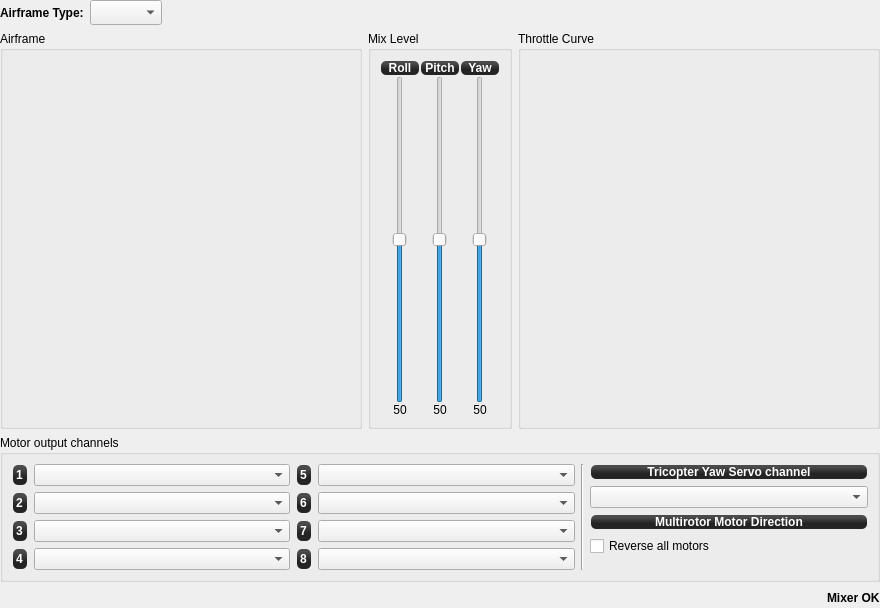
<?xml version="1.0" encoding="UTF-8"?>
<ui version="4.0">
 <class>MultiRotorConfigWidget</class>
 <widget class="QWidget" name="MultiRotorConfigWidget">
  <property name="geometry">
   <rect>
    <x>0</x>
    <y>0</y>
    <width>880</width>
    <height>608</height>
   </rect>
  </property>
  <property name="windowTitle">
   <string>Form</string>
  </property>
  <layout class="QGridLayout" name="gridLayout">
   <property name="leftMargin">
    <number>0</number>
   </property>
   <property name="topMargin">
    <number>0</number>
   </property>
   <property name="rightMargin">
    <number>0</number>
   </property>
   <property name="bottomMargin">
    <number>0</number>
   </property>
   <item row="2" column="0">
    <widget class="QGroupBox" name="groupBox_10">
     <property name="minimumSize">
      <size>
       <width>10</width>
       <height>10</height>
      </size>
     </property>
     <property name="maximumSize">
      <size>
       <width>16777215</width>
       <height>16777215</height>
      </size>
     </property>
     <property name="title">
      <string>Airframe</string>
     </property>
     <layout class="QVBoxLayout" name="verticalLayout_8" stretch="1">
      <property name="leftMargin">
       <number>9</number>
      </property>
      <property name="topMargin">
       <number>9</number>
      </property>
      <property name="rightMargin">
       <number>9</number>
      </property>
      <property name="bottomMargin">
       <number>9</number>
      </property>
      <item>
       <widget class="QGraphicsView" name="quadShape">
        <property name="sizePolicy">
         <sizepolicy hsizetype="MinimumExpanding" vsizetype="MinimumExpanding">
          <horstretch>0</horstretch>
          <verstretch>0</verstretch>
         </sizepolicy>
        </property>
        <property name="minimumSize">
         <size>
          <width>10</width>
          <height>10</height>
         </size>
        </property>
        <property name="styleSheet">
         <string notr="true">background:transparent</string>
        </property>
        <property name="frameShape">
         <enum>QFrame::NoFrame</enum>
        </property>
        <property name="frameShadow">
         <enum>QFrame::Plain</enum>
        </property>
       </widget>
      </item>
     </layout>
    </widget>
   </item>
   <item row="2" column="2">
    <widget class="QGroupBox" name="groupBox_6">
     <property name="sizePolicy">
      <sizepolicy hsizetype="Minimum" vsizetype="Preferred">
       <horstretch>0</horstretch>
       <verstretch>0</verstretch>
      </sizepolicy>
     </property>
     <property name="minimumSize">
      <size>
       <width>10</width>
       <height>10</height>
      </size>
     </property>
     <property name="maximumSize">
      <size>
       <width>16777215</width>
       <height>16777215</height>
      </size>
     </property>
     <property name="title">
      <string>Throttle Curve</string>
     </property>
     <layout class="QVBoxLayout" name="verticalLayout_9">
      <property name="leftMargin">
       <number>9</number>
      </property>
      <property name="topMargin">
       <number>9</number>
      </property>
      <property name="rightMargin">
       <number>9</number>
      </property>
      <property name="bottomMargin">
       <number>9</number>
      </property>
      <item>
       <widget class="MixerCurve" name="multiThrottleCurve" native="true">
        <property name="sizePolicy">
         <sizepolicy hsizetype="MinimumExpanding" vsizetype="MinimumExpanding">
          <horstretch>0</horstretch>
          <verstretch>0</verstretch>
         </sizepolicy>
        </property>
        <property name="minimumSize">
         <size>
          <width>10</width>
          <height>10</height>
         </size>
        </property>
        <property name="sizeIncrement">
         <size>
          <width>10</width>
          <height>10</height>
         </size>
        </property>
        <property name="baseSize">
         <size>
          <width>50</width>
          <height>50</height>
         </size>
        </property>
       </widget>
      </item>
     </layout>
    </widget>
   </item>
   <item row="2" column="1">
    <widget class="QGroupBox" name="mixLevelGroupBox">
     <property name="maximumSize">
      <size>
       <width>16777215</width>
       <height>16777215</height>
      </size>
     </property>
     <property name="title">
      <string>Mix Level</string>
     </property>
     <layout class="QGridLayout" name="gridLayout_2">
      <property name="leftMargin">
       <number>9</number>
      </property>
      <property name="topMargin">
       <number>9</number>
      </property>
      <property name="rightMargin">
       <number>9</number>
      </property>
      <property name="bottomMargin">
       <number>9</number>
      </property>
      <property name="horizontalSpacing">
       <number>0</number>
      </property>
      <item row="0" column="0">
       <layout class="QVBoxLayout" name="verticalLayout">
        <item>
         <widget class="QLabel" name="label_42">
          <property name="sizePolicy">
           <sizepolicy hsizetype="Minimum" vsizetype="Preferred">
            <horstretch>0</horstretch>
            <verstretch>0</verstretch>
           </sizepolicy>
          </property>
          <property name="minimumSize">
           <size>
            <width>40</width>
            <height>0</height>
           </size>
          </property>
          <property name="maximumSize">
           <size>
            <width>16777215</width>
            <height>16777215</height>
           </size>
          </property>
          <property name="styleSheet">
           <string notr="true">background-color: qlineargradient(spread:reflect, x1:0.507, y1:0, x2:0.507, y2:0.772, stop:0.208955 rgba(74, 74, 74, 255), stop:0.78607 rgba(36, 36, 36, 255));
color: rgb(255, 255, 255);
border-radius: 5;
font: bold 12px;
margin:1px;</string>
          </property>
          <property name="text">
           <string>Roll</string>
          </property>
          <property name="alignment">
           <set>Qt::AlignCenter</set>
          </property>
         </widget>
        </item>
        <item>
         <widget class="QSlider" name="mrRollMixLevel">
          <property name="minimumSize">
           <size>
            <width>40</width>
            <height>0</height>
           </size>
          </property>
          <property name="toolTip">
           <string>Weight of Roll mixing in percent.
Typical values are 100% for + configuration and 50% for X configuration on quads</string>
          </property>
          <property name="maximum">
           <number>100</number>
          </property>
          <property name="value">
           <number>50</number>
          </property>
          <property name="orientation">
           <enum>Qt::Vertical</enum>
          </property>
         </widget>
        </item>
        <item>
         <widget class="QLabel" name="mrRollMixValue">
          <property name="minimumSize">
           <size>
            <width>40</width>
            <height>0</height>
           </size>
          </property>
          <property name="text">
           <string>50</string>
          </property>
          <property name="alignment">
           <set>Qt::AlignCenter</set>
          </property>
         </widget>
        </item>
       </layout>
      </item>
      <item row="0" column="1">
       <layout class="QVBoxLayout" name="verticalLayout_2">
        <item>
         <widget class="QLabel" name="label_40">
          <property name="minimumSize">
           <size>
            <width>40</width>
            <height>0</height>
           </size>
          </property>
          <property name="styleSheet">
           <string notr="true">background-color: qlineargradient(spread:reflect, x1:0.507, y1:0, x2:0.507, y2:0.772, stop:0.208955 rgba(74, 74, 74, 255), stop:0.78607 rgba(36, 36, 36, 255));
color: rgb(255, 255, 255);
border-radius: 5;
font: bold 12px;
margin:1px;</string>
          </property>
          <property name="text">
           <string>Pitch</string>
          </property>
          <property name="alignment">
           <set>Qt::AlignCenter</set>
          </property>
         </widget>
        </item>
        <item>
         <widget class="QSlider" name="mrPitchMixLevel">
          <property name="minimumSize">
           <size>
            <width>40</width>
            <height>0</height>
           </size>
          </property>
          <property name="toolTip">
           <string>Weight of Pitch mixing in percent.
Typical values are 100% for + configuration and 50% for X configuration on quads.</string>
          </property>
          <property name="maximum">
           <number>100</number>
          </property>
          <property name="value">
           <number>50</number>
          </property>
          <property name="orientation">
           <enum>Qt::Vertical</enum>
          </property>
         </widget>
        </item>
        <item>
         <widget class="QLabel" name="mrPitchMixValue">
          <property name="minimumSize">
           <size>
            <width>40</width>
            <height>0</height>
           </size>
          </property>
          <property name="text">
           <string>50</string>
          </property>
          <property name="alignment">
           <set>Qt::AlignCenter</set>
          </property>
         </widget>
        </item>
       </layout>
      </item>
      <item row="0" column="2">
       <layout class="QVBoxLayout" name="verticalLayout_3">
        <item>
         <widget class="QLabel" name="label_6">
          <property name="minimumSize">
           <size>
            <width>40</width>
            <height>0</height>
           </size>
          </property>
          <property name="autoFillBackground">
           <bool>false</bool>
          </property>
          <property name="styleSheet">
           <string notr="true">background-color: qlineargradient(spread:reflect, x1:0.507, y1:0, x2:0.507, y2:0.772, stop:0.208955 rgba(74, 74, 74, 255), stop:0.78607 rgba(36, 36, 36, 255));
color: rgb(255, 255, 255);
border-radius: 5;
font: bold 12px;
margin:1px;</string>
          </property>
          <property name="text">
           <string>Yaw</string>
          </property>
          <property name="alignment">
           <set>Qt::AlignCenter</set>
          </property>
         </widget>
        </item>
        <item>
         <widget class="QSlider" name="mrYawMixLevel">
          <property name="minimumSize">
           <size>
            <width>40</width>
            <height>0</height>
           </size>
          </property>
          <property name="toolTip">
           <string>Weight of Yaw mixing in percent.
Typical value is 50% for + or X configuration on quads.</string>
          </property>
          <property name="minimum">
           <number>0</number>
          </property>
          <property name="maximum">
           <number>100</number>
          </property>
          <property name="value">
           <number>50</number>
          </property>
          <property name="orientation">
           <enum>Qt::Vertical</enum>
          </property>
         </widget>
        </item>
        <item>
         <widget class="QLabel" name="mrYawMixValue">
          <property name="minimumSize">
           <size>
            <width>40</width>
            <height>0</height>
           </size>
          </property>
          <property name="text">
           <string>50</string>
          </property>
          <property name="alignment">
           <set>Qt::AlignCenter</set>
          </property>
         </widget>
        </item>
       </layout>
      </item>
     </layout>
    </widget>
   </item>
   <item row="0" column="0" colspan="3">
    <layout class="QHBoxLayout" name="horizontalLayout_7">
     <property name="sizeConstraint">
      <enum>QLayout::SetFixedSize</enum>
     </property>
     <item>
      <widget class="QLabel" name="label">
       <property name="font">
        <font>
         <weight>75</weight>
         <bold>true</bold>
        </font>
       </property>
       <property name="text">
        <string>Airframe Type:</string>
       </property>
      </widget>
     </item>
     <item>
      <widget class="QComboBox" name="multirotorFrameType">
       <property name="sizePolicy">
        <sizepolicy hsizetype="Fixed" vsizetype="Minimum">
         <horstretch>0</horstretch>
         <verstretch>0</verstretch>
        </sizepolicy>
       </property>
       <property name="minimumSize">
        <size>
         <width>25</width>
         <height>25</height>
        </size>
       </property>
       <property name="maximumSize">
        <size>
         <width>16777215</width>
         <height>25</height>
        </size>
       </property>
       <property name="toolTip">
        <string>Select the Multirotor frame type</string>
       </property>
      </widget>
     </item>
     <item>
      <spacer name="horizontalSpacer_5">
       <property name="orientation">
        <enum>Qt::Horizontal</enum>
       </property>
       <property name="sizeHint" stdset="0">
        <size>
         <width>10</width>
         <height>13</height>
        </size>
       </property>
      </spacer>
     </item>
    </layout>
   </item>
   <item row="4" column="0" colspan="3">
    <layout class="QHBoxLayout" name="horizontalLayout_6">
     <item>
      <spacer name="horizontalSpacer_6">
       <property name="orientation">
        <enum>Qt::Horizontal</enum>
       </property>
       <property name="sizeHint" stdset="0">
        <size>
         <width>10</width>
         <height>20</height>
        </size>
       </property>
      </spacer>
     </item>
     <item>
      <widget class="QLabel" name="mrStatusLabel">
       <property name="sizePolicy">
        <sizepolicy hsizetype="Preferred" vsizetype="Preferred">
         <horstretch>0</horstretch>
         <verstretch>0</verstretch>
        </sizepolicy>
       </property>
       <property name="font">
        <font>
         <weight>75</weight>
         <bold>true</bold>
        </font>
       </property>
       <property name="text">
        <string>Mixer OK</string>
       </property>
       <property name="alignment">
        <set>Qt::AlignLeading|Qt::AlignLeft|Qt::AlignVCenter</set>
       </property>
      </widget>
     </item>
    </layout>
   </item>
   <item row="3" column="0" colspan="3">
    <widget class="QGroupBox" name="groupBox_2">
     <property name="sizePolicy">
      <sizepolicy hsizetype="Preferred" vsizetype="Preferred">
       <horstretch>0</horstretch>
       <verstretch>0</verstretch>
      </sizepolicy>
     </property>
     <property name="minimumSize">
      <size>
       <width>0</width>
       <height>140</height>
      </size>
     </property>
     <property name="title">
      <string>Motor output channels</string>
     </property>
     <layout class="QGridLayout" name="gridLayout_7" columnstretch="1,1,0,0,1">
      <property name="leftMargin">
       <number>9</number>
      </property>
      <property name="topMargin">
       <number>9</number>
      </property>
      <property name="rightMargin">
       <number>9</number>
      </property>
      <property name="bottomMargin">
       <number>9</number>
      </property>
      <item row="0" column="0" rowspan="5">
       <layout class="QFormLayout" name="formLayout_3">
        <property name="sizeConstraint">
         <enum>QLayout::SetMaximumSize</enum>
        </property>
        <property name="fieldGrowthPolicy">
         <enum>QFormLayout::AllNonFixedFieldsGrow</enum>
        </property>
        <property name="verticalSpacing">
         <number>6</number>
        </property>
        <item row="0" column="0">
         <widget class="QLabel" name="MotorOutputLabel1_2">
          <property name="styleSheet">
           <string notr="true">background-color: qlineargradient(spread:reflect, x1:0.507, y1:0, x2:0.507, y2:0.772, stop:0.208955 rgba(74, 74, 74, 255), stop:0.78607 rgba(36, 36, 36, 255));
color: rgb(255, 255, 255);
border-radius: 5;
font: bold 12px;
margin:1px;</string>
          </property>
          <property name="text">
           <string>1</string>
          </property>
         </widget>
        </item>
        <item row="0" column="1">
         <widget class="QComboBox" name="multiMotorChannelBox1">
          <property name="toolTip">
           <string>Assign your motor output channels using the drawing above as a reference. Respect propeller rotation.</string>
          </property>
         </widget>
        </item>
        <item row="1" column="0">
         <widget class="QLabel" name="label_13">
          <property name="styleSheet">
           <string notr="true">background-color: qlineargradient(spread:reflect, x1:0.507, y1:0, x2:0.507, y2:0.772, stop:0.208955 rgba(74, 74, 74, 255), stop:0.78607 rgba(36, 36, 36, 255));
color: rgb(255, 255, 255);
border-radius: 5;
font: bold 12px;
margin:1px;</string>
          </property>
          <property name="text">
           <string>2</string>
          </property>
         </widget>
        </item>
        <item row="1" column="1">
         <widget class="QComboBox" name="multiMotorChannelBox2">
          <property name="toolTip">
           <string>Assign your motor output channels using the drawing above as a reference. Respect propeller rotation.</string>
          </property>
         </widget>
        </item>
        <item row="2" column="0">
         <widget class="QLabel" name="label_14">
          <property name="styleSheet">
           <string notr="true">background-color: qlineargradient(spread:reflect, x1:0.507, y1:0, x2:0.507, y2:0.772, stop:0.208955 rgba(74, 74, 74, 255), stop:0.78607 rgba(36, 36, 36, 255));
color: rgb(255, 255, 255);
border-radius: 5;
font: bold 12px;
margin:1px;</string>
          </property>
          <property name="text">
           <string>3</string>
          </property>
         </widget>
        </item>
        <item row="2" column="1">
         <widget class="QComboBox" name="multiMotorChannelBox3">
          <property name="toolTip">
           <string>Assign your motor output channels using the drawing above as a reference. Respect propeller rotation.</string>
          </property>
         </widget>
        </item>
        <item row="3" column="0">
         <widget class="QLabel" name="label_15">
          <property name="styleSheet">
           <string notr="true">background-color: qlineargradient(spread:reflect, x1:0.507, y1:0, x2:0.507, y2:0.772, stop:0.208955 rgba(74, 74, 74, 255), stop:0.78607 rgba(36, 36, 36, 255));
color: rgb(255, 255, 255);
border-radius: 5;
font: bold 12px;
margin:1px;</string>
          </property>
          <property name="text">
           <string>4</string>
          </property>
         </widget>
        </item>
        <item row="3" column="1">
         <widget class="QComboBox" name="multiMotorChannelBox4">
          <property name="toolTip">
           <string>Assign your motor output channels using the drawing above as a reference. Respect propeller rotation.</string>
          </property>
         </widget>
        </item>
       </layout>
      </item>
      <item row="0" column="1" rowspan="5">
       <layout class="QFormLayout" name="formLayout_5">
        <property name="sizeConstraint">
         <enum>QLayout::SetMaximumSize</enum>
        </property>
        <property name="fieldGrowthPolicy">
         <enum>QFormLayout::AllNonFixedFieldsGrow</enum>
        </property>
        <property name="verticalSpacing">
         <number>6</number>
        </property>
        <item row="0" column="0">
         <widget class="QLabel" name="label_18">
          <property name="styleSheet">
           <string notr="true">background-color: qlineargradient(spread:reflect, x1:0.507, y1:0, x2:0.507, y2:0.772, stop:0.208955 rgba(74, 74, 74, 255), stop:0.78607 rgba(36, 36, 36, 255));
color: rgb(255, 255, 255);
border-radius: 5;
font: bold 12px;
margin:1px;</string>
          </property>
          <property name="text">
           <string>5</string>
          </property>
         </widget>
        </item>
        <item row="0" column="1">
         <widget class="QComboBox" name="multiMotorChannelBox5">
          <property name="enabled">
           <bool>true</bool>
          </property>
          <property name="sizePolicy">
           <sizepolicy hsizetype="Preferred" vsizetype="Fixed">
            <horstretch>0</horstretch>
            <verstretch>0</verstretch>
           </sizepolicy>
          </property>
          <property name="toolTip">
           <string>Assign your motor output channels using the drawing above as a reference. Respect propeller rotation.</string>
          </property>
         </widget>
        </item>
        <item row="1" column="0">
         <widget class="QLabel" name="label_19">
          <property name="styleSheet">
           <string notr="true">background-color: qlineargradient(spread:reflect, x1:0.507, y1:0, x2:0.507, y2:0.772, stop:0.208955 rgba(74, 74, 74, 255), stop:0.78607 rgba(36, 36, 36, 255));
color: rgb(255, 255, 255);
border-radius: 5;
font: bold 12px;
margin:1px;</string>
          </property>
          <property name="text">
           <string>6</string>
          </property>
         </widget>
        </item>
        <item row="1" column="1">
         <widget class="QComboBox" name="multiMotorChannelBox6">
          <property name="enabled">
           <bool>true</bool>
          </property>
          <property name="toolTip">
           <string>Assign your motor output channels using the drawing above as a reference. Respect propeller rotation.</string>
          </property>
         </widget>
        </item>
        <item row="2" column="0">
         <widget class="QLabel" name="label_20">
          <property name="styleSheet">
           <string notr="true">background-color: qlineargradient(spread:reflect, x1:0.507, y1:0, x2:0.507, y2:0.772, stop:0.208955 rgba(74, 74, 74, 255), stop:0.78607 rgba(36, 36, 36, 255));
color: rgb(255, 255, 255);
border-radius: 5;
font: bold 12px;
margin:1px;</string>
          </property>
          <property name="text">
           <string>7</string>
          </property>
         </widget>
        </item>
        <item row="2" column="1">
         <widget class="QComboBox" name="multiMotorChannelBox7">
          <property name="enabled">
           <bool>true</bool>
          </property>
          <property name="toolTip">
           <string>Assign your motor output channels using the drawing above as a reference. Respect propeller rotation.</string>
          </property>
         </widget>
        </item>
        <item row="3" column="0">
         <widget class="QLabel" name="label_21">
          <property name="styleSheet">
           <string notr="true">background-color: qlineargradient(spread:reflect, x1:0.507, y1:0, x2:0.507, y2:0.772, stop:0.208955 rgba(74, 74, 74, 255), stop:0.78607 rgba(36, 36, 36, 255));
color: rgb(255, 255, 255);
border-radius: 5;
font: bold 12px;
margin:1px;</string>
          </property>
          <property name="text">
           <string>8</string>
          </property>
         </widget>
        </item>
        <item row="3" column="1">
         <widget class="QComboBox" name="multiMotorChannelBox8">
          <property name="enabled">
           <bool>true</bool>
          </property>
          <property name="toolTip">
           <string>Assign your motor output channels using the drawing above as a reference. Respect propeller rotation.</string>
          </property>
         </widget>
        </item>
       </layout>
      </item>
      <item row="0" column="2" rowspan="5" colspan="2">
       <widget class="Line" name="line_2">
        <property name="sizePolicy">
         <sizepolicy hsizetype="Fixed" vsizetype="Preferred">
          <horstretch>0</horstretch>
          <verstretch>0</verstretch>
         </sizepolicy>
        </property>
        <property name="orientation">
         <enum>Qt::Vertical</enum>
        </property>
       </widget>
      </item>
      <item row="2" column="4">
       <widget class="QLabel" name="label_4">
        <property name="sizePolicy">
         <sizepolicy hsizetype="Preferred" vsizetype="Fixed">
          <horstretch>0</horstretch>
          <verstretch>0</verstretch>
         </sizepolicy>
        </property>
        <property name="minimumSize">
         <size>
          <width>0</width>
          <height>16</height>
         </size>
        </property>
        <property name="styleSheet">
         <string notr="true">background-color: qlineargradient(spread:reflect, x1:0.507, y1:0, x2:0.507, y2:0.772, stop:0.208955 rgba(74, 74, 74, 255), stop:0.78607 rgba(36, 36, 36, 255));
color: rgb(255, 255, 255);
border-radius: 5;
font: bold 12px;
margin:1px;</string>
        </property>
        <property name="text">
         <string>Multirotor Motor Direction</string>
        </property>
        <property name="alignment">
         <set>Qt::AlignCenter</set>
        </property>
       </widget>
      </item>
      <item row="1" column="4">
       <widget class="QComboBox" name="triYawChannelBox">
        <property name="enabled">
         <bool>true</bool>
        </property>
        <property name="sizePolicy">
         <sizepolicy hsizetype="MinimumExpanding" vsizetype="Fixed">
          <horstretch>0</horstretch>
          <verstretch>0</verstretch>
         </sizepolicy>
        </property>
        <property name="minimumSize">
         <size>
          <width>40</width>
          <height>0</height>
         </size>
        </property>
       </widget>
      </item>
      <item row="0" column="4">
       <widget class="QLabel" name="label_5">
        <property name="sizePolicy">
         <sizepolicy hsizetype="Expanding" vsizetype="Fixed">
          <horstretch>0</horstretch>
          <verstretch>0</verstretch>
         </sizepolicy>
        </property>
        <property name="minimumSize">
         <size>
          <width>0</width>
          <height>16</height>
         </size>
        </property>
        <property name="styleSheet">
         <string notr="true">background-color: qlineargradient(spread:reflect, x1:0.507, y1:0, x2:0.507, y2:0.772, stop:0.208955 rgba(74, 74, 74, 255), stop:0.78607 rgba(36, 36, 36, 255));
color: rgb(255, 255, 255);
border-radius: 5;
font: bold 12px;
margin:1px;</string>
        </property>
        <property name="text">
         <string>Tricopter Yaw Servo channel</string>
        </property>
        <property name="alignment">
         <set>Qt::AlignCenter</set>
        </property>
       </widget>
      </item>
      <item row="3" column="4">
       <widget class="QCheckBox" name="MultirotorRevMixerCheckBox">
        <property name="text">
         <string>Reverse all motors</string>
        </property>
       </widget>
      </item>
     </layout>
    </widget>
   </item>
  </layout>
 </widget>
 <customwidgets>
  <customwidget>
   <class>MixerCurve</class>
   <extends>QWidget</extends>
   <header location="global">mixercurve.h</header>
   <container>1</container>
  </customwidget>
 </customwidgets>
 <resources/>
 <connections>
  <connection>
   <sender>mrRollMixLevel</sender>
   <signal>valueChanged(int)</signal>
   <receiver>mrRollMixValue</receiver>
   <slot>setNum(int)</slot>
   <hints>
    <hint type="sourcelabel">
     <x>42</x>
     <y>220</y>
    </hint>
    <hint type="destinationlabel">
     <x>43</x>
     <y>171</y>
    </hint>
   </hints>
  </connection>
  <connection>
   <sender>mrYawMixLevel</sender>
   <signal>valueChanged(int)</signal>
   <receiver>mrYawMixValue</receiver>
   <slot>setNum(int)</slot>
   <hints>
    <hint type="sourcelabel">
     <x>120</x>
     <y>254</y>
    </hint>
    <hint type="destinationlabel">
     <x>121</x>
     <y>172</y>
    </hint>
   </hints>
  </connection>
  <connection>
   <sender>mrPitchMixLevel</sender>
   <signal>valueChanged(int)</signal>
   <receiver>mrPitchMixValue</receiver>
   <slot>setNum(int)</slot>
   <hints>
    <hint type="sourcelabel">
     <x>92</x>
     <y>222</y>
    </hint>
    <hint type="destinationlabel">
     <x>92</x>
     <y>151</y>
    </hint>
   </hints>
  </connection>
 </connections>
</ui>
